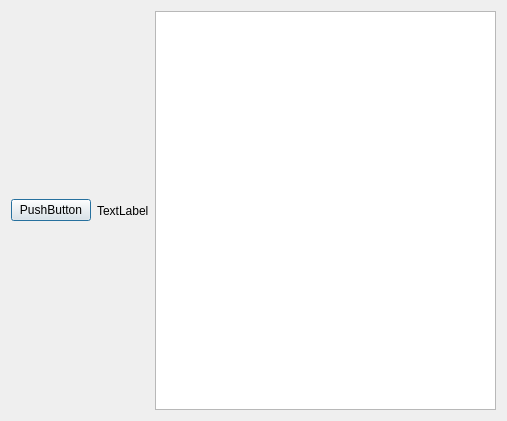
<?xml version="1.0" encoding="UTF-8"?>
<ui version="4.0">
 <class>Dialog</class>
 <widget class="QDialog" name="Dialog">
  <property name="geometry">
   <rect>
    <x>0</x>
    <y>0</y>
    <width>507</width>
    <height>421</height>
   </rect>
  </property>
  <property name="windowTitle">
   <string>Dialog</string>
  </property>
  <layout class="QHBoxLayout" name="horizontalLayout_3">
   <item>
    <layout class="QHBoxLayout" name="horizontalLayout">
     <item>
      <layout class="QVBoxLayout" name="verticalLayout">
       <item>
        <layout class="QHBoxLayout" name="horizontalLayout_2">
         <item>
          <widget class="QPushButton" name="pushButton">
           <property name="text">
            <string>PushButton</string>
           </property>
          </widget>
         </item>
         <item>
          <widget class="QLabel" name="label">
           <property name="text">
            <string>TextLabel</string>
           </property>
          </widget>
         </item>
        </layout>
       </item>
      </layout>
     </item>
     <item>
      <layout class="QVBoxLayout" name="verticalLayout_2">
       <item>
        <widget class="QGraphicsView" name="graphicsView"/>
       </item>
      </layout>
     </item>
    </layout>
   </item>
  </layout>
 </widget>
 <resources/>
 <connections/>
</ui>
